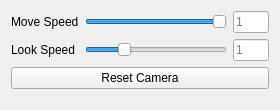
<?xml version="1.0" encoding="UTF-8"?>
<ui version="4.0">
 <class>interactor_toolbox</class>
 <widget class="QWidget" name="interactor_toolbox">
  <property name="geometry">
   <rect>
    <x>0</x>
    <y>0</y>
    <width>280</width>
    <height>110</height>
   </rect>
  </property>
  <property name="windowTitle">
   <string>Interactor Toolbox</string>
  </property>
  <layout class="QGridLayout" name="grid_layout">
   <item row="0" column="2">
    <widget class="QLineEdit" name="line_edit_move_speed">
     <property name="sizePolicy">
      <sizepolicy hsizetype="Preferred" vsizetype="Preferred">
       <horstretch>1</horstretch>
       <verstretch>0</verstretch>
      </sizepolicy>
     </property>
     <property name="text">
      <string/>
     </property>
     <property name="alignment">
      <set>Qt::AlignLeading|Qt::AlignLeft|Qt::AlignVCenter</set>
     </property>
     <property name="placeholderText">
      <string>1</string>
     </property>
    </widget>
   </item>
   <item row="1" column="0">
    <widget class="QLabel" name="label_look_speed">
     <property name="sizePolicy">
      <sizepolicy hsizetype="Preferred" vsizetype="Preferred">
       <horstretch>0</horstretch>
       <verstretch>0</verstretch>
      </sizepolicy>
     </property>
     <property name="text">
      <string>Look Speed</string>
     </property>
    </widget>
   </item>
   <item row="1" column="1">
    <widget class="QSlider" name="slider_look_speed">
     <property name="sizePolicy">
      <sizepolicy hsizetype="Preferred" vsizetype="Preferred">
       <horstretch>4</horstretch>
       <verstretch>0</verstretch>
      </sizepolicy>
     </property>
     <property name="minimumSize">
      <size>
       <width>0</width>
       <height>0</height>
      </size>
     </property>
     <property name="maximum">
      <number>10000</number>
     </property>
     <property name="value">
      <number>2500</number>
     </property>
     <property name="orientation">
      <enum>Qt::Horizontal</enum>
     </property>
    </widget>
   </item>
   <item row="1" column="2">
    <widget class="QLineEdit" name="line_edit_look_speed">
     <property name="sizePolicy">
      <sizepolicy hsizetype="Preferred" vsizetype="Preferred">
       <horstretch>1</horstretch>
       <verstretch>0</verstretch>
      </sizepolicy>
     </property>
     <property name="text">
      <string/>
     </property>
     <property name="alignment">
      <set>Qt::AlignLeading|Qt::AlignLeft|Qt::AlignVCenter</set>
     </property>
     <property name="placeholderText">
      <string>1</string>
     </property>
    </widget>
   </item>
   <item row="2" column="0" colspan="3">
    <widget class="QPushButton" name="button_reset_camera">
     <property name="enabled">
      <bool>true</bool>
     </property>
     <property name="sizePolicy">
      <sizepolicy hsizetype="Preferred" vsizetype="Preferred">
       <horstretch>0</horstretch>
       <verstretch>0</verstretch>
      </sizepolicy>
     </property>
     <property name="text">
      <string>Reset Camera</string>
     </property>
    </widget>
   </item>
   <item row="3" column="0" colspan="3">
    <spacer name="spacer">
     <property name="orientation">
      <enum>Qt::Vertical</enum>
     </property>
     <property name="sizeHint" stdset="0">
      <size>
       <width>20</width>
       <height>209</height>
      </size>
     </property>
    </spacer>
   </item>
   <item row="0" column="0">
    <widget class="QLabel" name="label_move_speed">
     <property name="sizePolicy">
      <sizepolicy hsizetype="Preferred" vsizetype="Preferred">
       <horstretch>0</horstretch>
       <verstretch>0</verstretch>
      </sizepolicy>
     </property>
     <property name="text">
      <string>Move Speed</string>
     </property>
    </widget>
   </item>
   <item row="0" column="1">
    <widget class="QSlider" name="slider_move_speed">
     <property name="sizePolicy">
      <sizepolicy hsizetype="Preferred" vsizetype="Preferred">
       <horstretch>4</horstretch>
       <verstretch>0</verstretch>
      </sizepolicy>
     </property>
     <property name="minimumSize">
      <size>
       <width>0</width>
       <height>0</height>
      </size>
     </property>
     <property name="maximum">
      <number>10000</number>
     </property>
     <property name="value">
      <number>10000</number>
     </property>
     <property name="sliderPosition">
      <number>10000</number>
     </property>
     <property name="orientation">
      <enum>Qt::Horizontal</enum>
     </property>
    </widget>
   </item>
  </layout>
 </widget>
 <tabstops>
  <tabstop>slider_move_speed</tabstop>
  <tabstop>line_edit_move_speed</tabstop>
  <tabstop>slider_look_speed</tabstop>
  <tabstop>line_edit_look_speed</tabstop>
  <tabstop>button_reset_camera</tabstop>
 </tabstops>
 <resources/>
 <connections/>
</ui>
